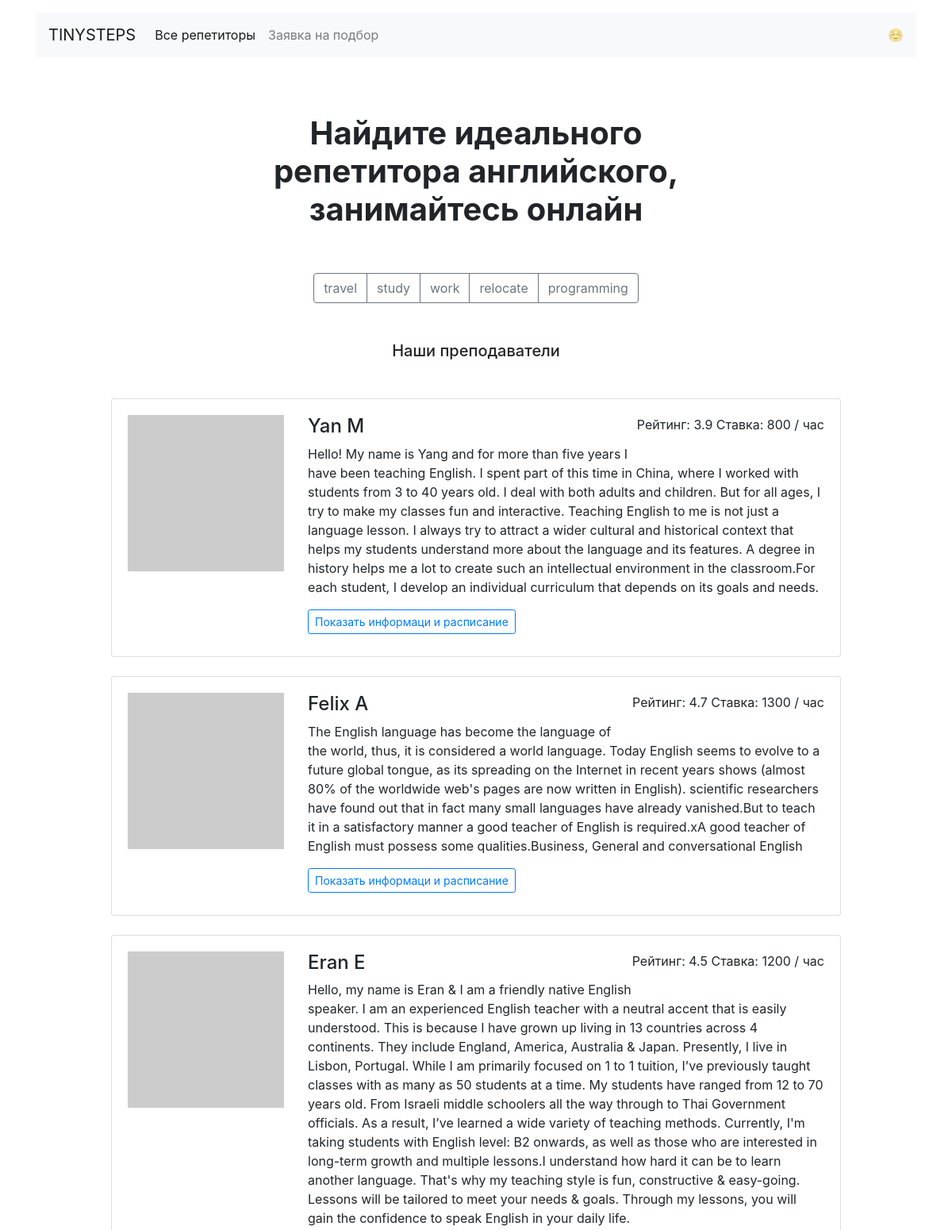
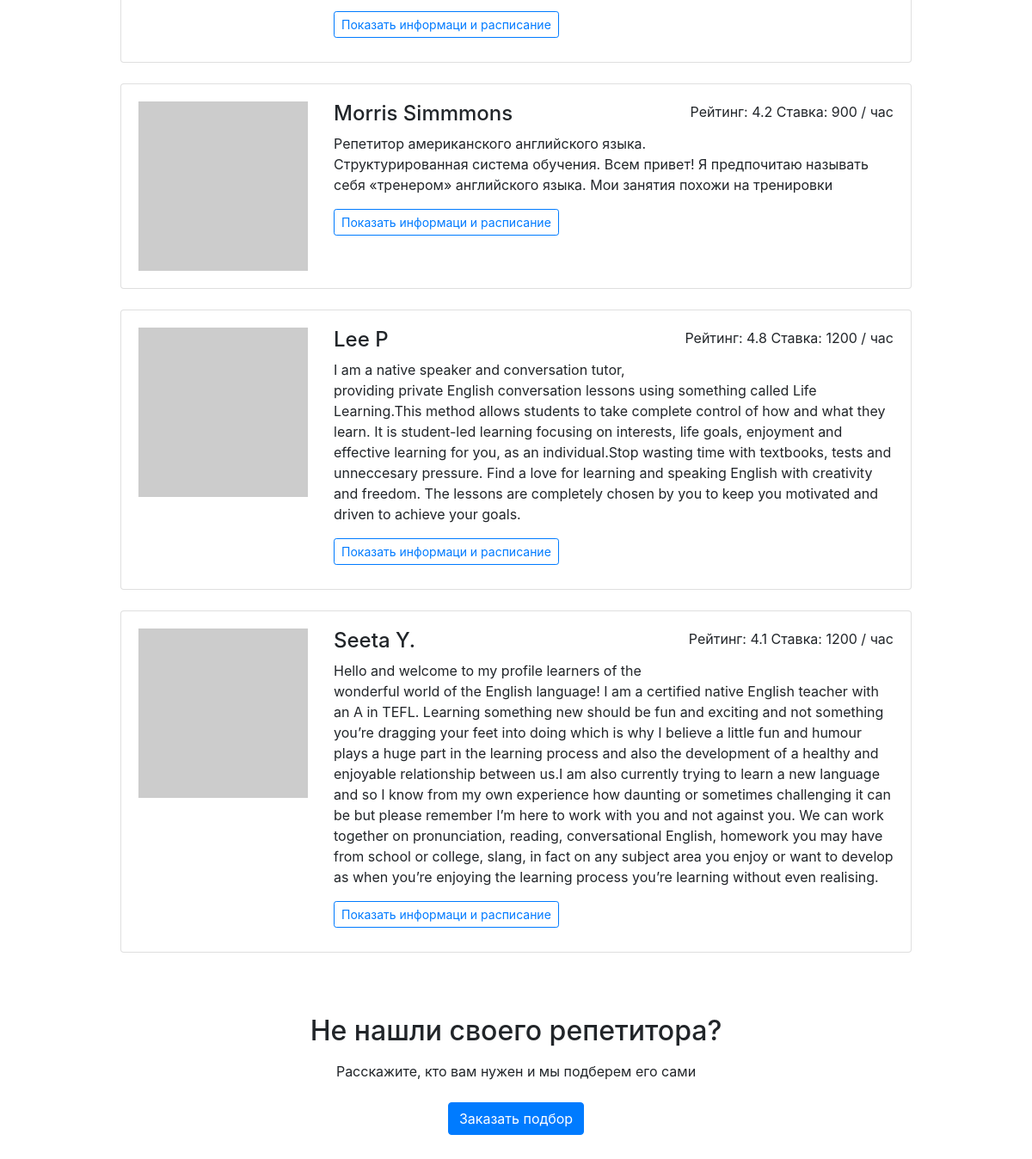
The page / on the database its author committed (2 pictures, top to bottom).
### app.py (models this page shows)
class Goal(db.Model):
    __tablename__ = 'goals'
    id = db.Column(db.Integer, primary_key=True)
    goal_to_study = db.Column(db.String, nullable=False)
    teachers = db.relationship('Teacher', secondary=teachers_goal)

class Teacher(db.Model):
    __tablename__ = 'teachers'
    id = db.Column(db.Integer, primary_key=True)
    name = db.Column(db.String(50), nullable=False)
    about = db.Column(db.String, nullable=False)
    rating = db.Column(db.Float, nullable=False)
    picture = db.Column(db.String, nullable=False)
    price = db.Column(db.Integer, nullable=False)
    booking = db.relationship('Booking')
    goals = db.relationship('Goal', secondary=teachers_goal)

### app.py (the view)
@app.route('/')
def render_index():
    teacher = db.session.query(Teacher).order_by(Teacher.id).all()
    teacher_random = random.sample(teacher, 6)
    goals_query = db.session.query(Goal.goal_to_study).all()
    goals_list = []
    for goal in goals_query:
        goals_list.append(goal[0])
    return render_template('index.html', teachers=teacher_random, goals=goals_list)

### templates/index.html
{% extends 'base.html' %}
{% block content %}
    <section>
        <h1 class="h1 text-center mx-auto mt-4 py-5"><strong>Найдите идеального <br>репетитора английского, <br>занимайтесь
            онлайн</strong></h1>
        <div class="text-center mb-5">
            <div class="btn-group mx-auto mb-0" role="group" aria-label="Basic example">
                {% for goal in goals %}
                    <a href="{{ url_for('render_goals',goal=goal) }}" class="btn btn-outline-secondary">{{ goal }}</a>
                {% endfor %}
            </div>
        </div>
        <h2 class="h5 text-center mb-5">Наши преподаватели</h2>
        <div class="row">
            <div class="col-12 col-lg-10 offset-lg-1 m-auto">
                {% for teacher in teachers %}
                    <div class="card mb-4">
                        <div class="card-body">
                            <div class="row">
                                <div class="col-3"><img src="{{ teacher.picture }}" class="img-fluid" alt=""></div>
                                <div class="col-9">
                                    <p class="float-right">Рейтинг: {{ teacher.rating }} Ставка: {{ teacher.price }} /
                                        час</p>
                                    <h2 class="h4">{{ teacher.name }}</h2>
                                    <p>{{ teacher.about }}</p>
                                    <a href="profiles/{{ teacher.id }}"
                                       class="btn btn-outline-primary btn-sm mr-3 mb-2">Показать
                                        информаци и расписание</a>
                                </div>
                            </div>
                        </div>
                    </div>
                {% endfor %}
            </div>
        </div>
        <h2 class="text-center mt-5 mb-3">Не нашли своего репетитора?</h2>
        <p class="text-center mb-4">Расскажите, кто вам нужен и мы подберем его сами</p>
        <div class="text-center pb-5">
            <a href="{{ url_for('render_request') }}" class="btn btn-primary">Заказать подбор</a>
        </div>
{% endblock %}

### templates/base.html (shortened to what this page needs)
<!DOCTYPE html>
<html lang="ru">
<head>
    <link rel="stylesheet" href="https://stackpath.bootstrapcdn.com/bootstrap/4.3.1/css/bootstrap.min.css"
>
</head>
<body>
<header class="container mt-3">
    <nav class="navbar navbar-expand-lg navbar-light bg-light">
        <a class="navbar-brand" href="{{ url_for('render_index') }}">TINYSTEPS</a>
        <div class="collapse navbar-collapse" id="navbarNav">
            <ul class="navbar-nav">
                <li class="nav-item active">
                    <a class="nav-link" href="{{ url_for('render_index') }}">Все репетиторы</a>
                </li>
                <li class="nav-item">
                    <a class="nav-link" href="{{ url_for('render_request') }}">Заявка на подбор</a>
                </li>
            </ul>
        </div>
        <span class="navbar-text d-sm-none d-lg-block">
        ☺️
      </span>
    </nav>
</header>
<main class="container mt-3 mb-5">
    {% block content %}
    {% endblock %}
</main>
</body>
</html>

### rows shown on the page
Goal: goal_to_study "travel"
Goal: goal_to_study "study"
Goal: goal_to_study "work"
Goal: goal_to_study "relocate"
Goal: goal_to_study "programming"
Teacher: rating "3.9", price "800", name "Yan M", about "Hello! My name is Yang and for more than five years I have been teaching English. I spent part of this time in China, where I worked with students from 3 to 40 years old. I deal with both adults and children. But for all ages, I try to make my classes fun and interactive. Teaching English to me is not just a language lesson. I always try to attract a wider cultural and historical context that helps my students understand more about the language and its features. A degree in history helps me a lot to create such an intellectual environment in the classroom.For each student, I develop an individual curriculum that depends on its goals and needs."
Teacher: rating "4.7", price "1300", name "Felix A", about "The English language has become the language of the world, thus, it is considered a world language. Today English seems to evolve to a future global tongue, as its spreading on the Internet in recent years shows (almost 80% of the worldwide web's pages are now written in English). scientific researchers have found out that in fact many small languages have already vanished.But to teach it in a satisfactory manner a good teacher of English is required.xA good teacher of English must possess some qualities.Business, General and conversational English"
Teacher: rating "4.5", price "1200", name "Eran E", about "Hello, my name is Eran & I am a friendly native English speaker. I am an experienced English teacher with a neutral accent that is easily understood. This is because I have grown up living in 13 countries across 4 continents. They include England, America, Australia & Japan. Presently, I live in Lisbon, Portugal. While I am primarily focused on 1 to 1 tuition, I’ve previously taught classes with as many as 50 students at a time. My students have ranged from 12 to 70 years old. From Israeli middle schoolers all the way through to Thai Government officials. As a result, I’ve learned a wide variety of teaching methods. Currently, I'm taking students with English level: B2 onwards, as well as…"
Teacher: rating "4.2", price "900", name "Morris Simmmons", about "Репетитор американского английского языка. Структурированная система обучения. Всем привет! Я предпочитаю называть себя «тренером» английского языка. Мои занятия похожи на тренировки"
Teacher: rating "4.8", price "1200", name "Lee P", about "I am a native speaker and conversation tutor, providing private English conversation lessons using something called Life Learning.This method allows students to take complete control of how and what they learn. It is student-led learning focusing on interests, life goals, enjoyment and effective learning for you, as an individual.Stop wasting time with textbooks, tests and unneccesary pressure. Find a love for learning and speaking English with creativity and freedom. The lessons are completely chosen by you to keep you motivated and driven to achieve your goals."
Teacher: rating "4.1", price "1200", name "Seeta Y.", about "Hello and welcome to my profile learners of the wonderful world of the English language! I am a certified native English teacher with an A in TEFL. Learning something new should be fun and exciting and not something you’re dragging your feet into doing which is why I believe a little fun and humour plays a huge part in the learning process and also the development of a healthy and enjoyable relationship between us.I am also currently trying to learn a new language and so I know from my own experience how daunting or sometimes challenging it can be but please remember I’m here to work with you and not against you. We can work together on pronunciation, reading, conversational English,…"
